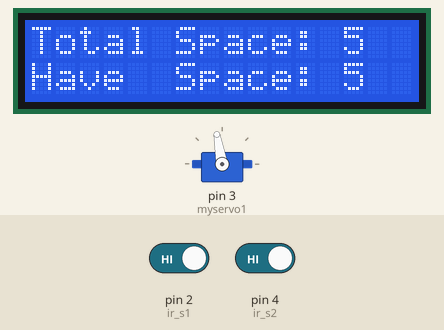
A sketch run on a simulated Arduino Uno, built with avr-gcc and run on an emulated ATmega328P. Shown: servo, 16×2 character LCD. The inputs (shaded band) are chosen by the test bench; at power-on: pin 2 (ir_s1) HIGH, pin 4 (ir_s2) HIGH.

Above: at 3.2 s.
3.3 s: pin 2 (ir_s1) driven LOW
At 4.5 s:
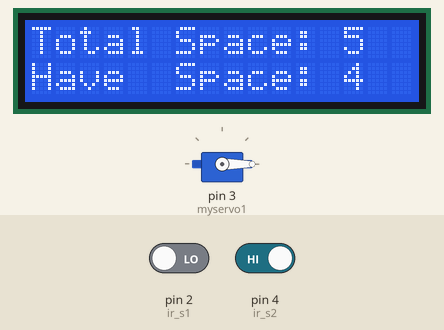
4.8 s: pin 4 (ir_s2) driven LOW
At 7.6 s:
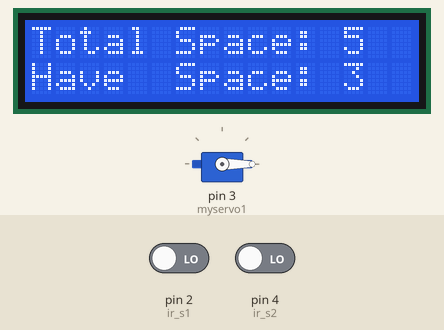
7.8 s: pin 4 (ir_s2) driven HIGH
9.3 s: pin 4 (ir_s2) driven LOW
At 12.1 s:
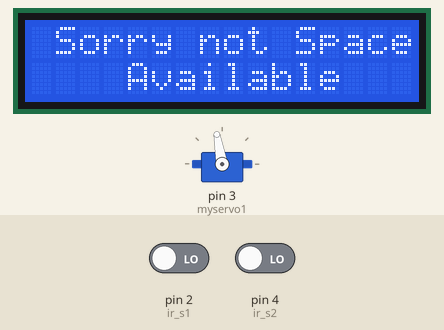
12.3 s: pin 2 (ir_s1) driven HIGH
At 13.3 s:
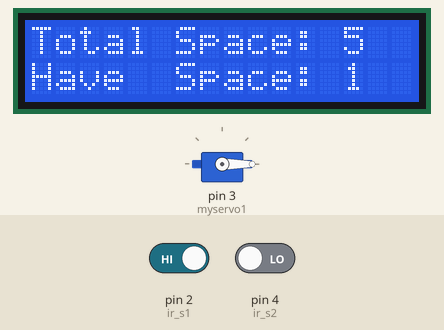
Timing chart, 0 to 14.8 s (numbered marks = the images above; inputs shaded):
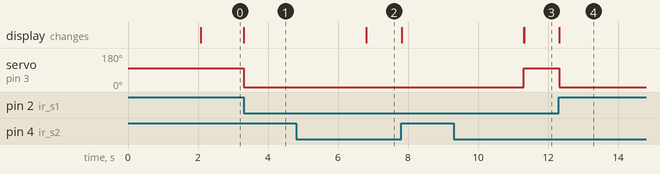

The sketch:

carparking.ino
```cpp
#include <LiquidCrystal.h>// initialize the library with the numbers of the interface pins
#include <Servo.h> //includes the servo library

const int rs = 13, en = 12, d4 = 11, d5 = 10, d6 = 9, d7 = 8;
LiquidCrystal lcd(rs, en, d4, d5, d6, d7);
Servo myservo1;

int ir_s1 = 2;
int ir_s2 = 4;

int Total = 5;
int Space;

int flag1 = 0;
int flag2 = 0;

void setup() {
pinMode(ir_s1, INPUT);
pinMode(ir_s2, INPUT);

myservo1.attach(3);
myservo1.write(100);

lcd.begin(16, 2);
lcd.setCursor (0,0);
lcd.print("  Car  Parking  ");
lcd.setCursor (0,1);
lcd.print("     System     ");
delay (2000);
lcd.clear();

Space = Total;
}

void loop(){

if(digitalRead (ir_s1) == LOW && flag1==0){
if(Space>0){flag1=1;
if(flag2==0){myservo1.write(0); Space = Space-1;}
}else{
lcd.setCursor (0,0);
lcd.print(" Sorry not Space ");
lcd.setCursor (0,1);
lcd.print("    Available    ");
delay (1000);
lcd.clear();
}
}

if(digitalRead (ir_s2) == LOW && flag2==0){flag2=1;
if(flag1==0){myservo1.write(0); Space = Space+1;}
}

if(flag1==1 && flag2==1){
delay (1000);
myservo1.write(100);
flag1=0, flag2=0;
}

lcd.setCursor (0,0);
lcd.print("Total Space: ");
lcd.print(Total);

lcd.setCursor (0,1);
lcd.print("Have  Space: ");
lcd.print(Space);

// if(Space<5) {
//   lcd.print('parking slots empty');
// }
}
```

Measured:
- after the input at 3.3 s, servo on pin 3 (myservo1): 100° → 0° at once; the display: changes at once (image 1)
- after the input at 4.8 s, the display: changes after 2.0 s (image 2)
- after the input at 9.3 s, servo on pin 3 (myservo1): 0° → 100° after 2.0 s; the display: first changes after 2.0 s (image 3 shows a later state)
- after the input at 12.3 s, servo on pin 3 (myservo1): goes on until 12.3 s, then stays 0°
